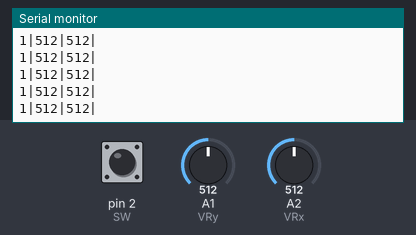
The sketch below on a simulated Arduino Uno, built with avr-gcc and run on an emulated ATmega328P. On the bench: the last lines printed to the serial monitor. The test bench sets the inputs (shaded band); at power-on: A1 (VRy) = 512, A2 (VRx) = 512, pin 2 (SW) HIGH.

Above: at 1.2 s.
1.3 s: A1 (VRy) set to 716
At 1.37 s:
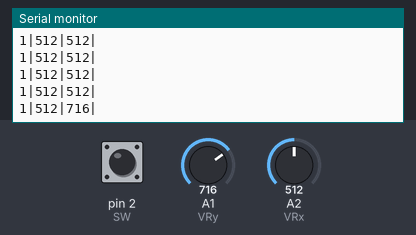
4.3 s: A2 (VRx) set to 716
At 4.38 s:
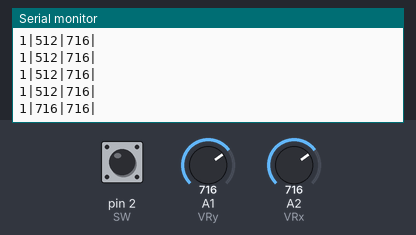
7.3 s: pin 2 (SW) pulled LOW for 0.25 s
At 7.59 s:
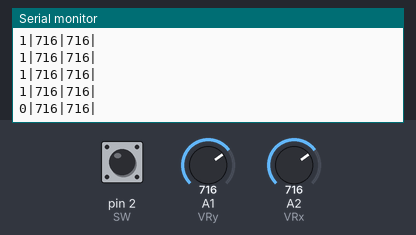
10.5 s: A1 (VRy) set to 900
At 10.6 s:
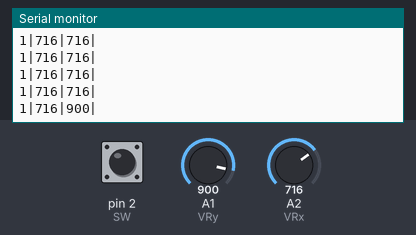
13.5 s: pin 2 (SW) pulled LOW for 1 s
At 13.81 s:
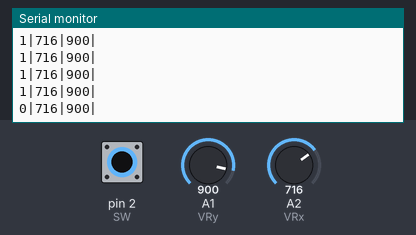
17.5 s: A2 (VRx) set to 900
At 17.62 s:
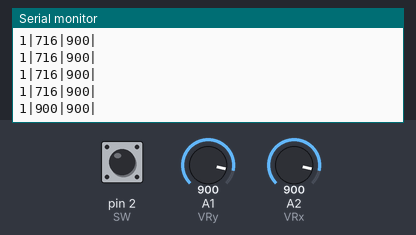
Timing chart, 0 to 20.5 s (numbered marks = the images above; inputs shaded):
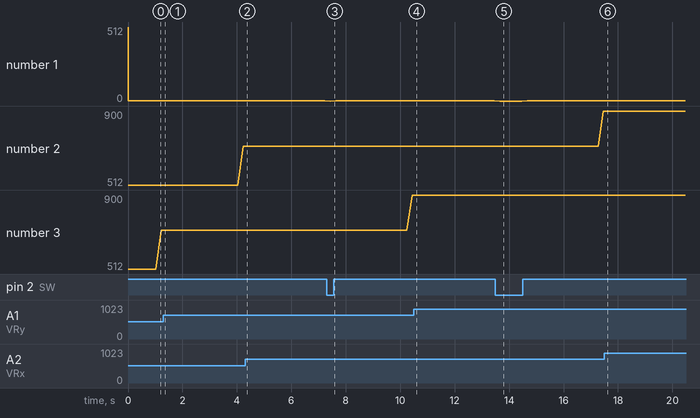

Measured:
- after the input at 7.3 s, the serial monitor: prints a new line after 0.14 s (image 3)
- after the input at 13.5 s, the serial monitor: prints a new line after 0.16 s (image 5)
- plotted number 2: 512 → 716 after the input at 1.3 s
- plotted number 3: 716 → 900 after the input at 7.3 s

The sketch:

TesteJoystick.ino
```cpp
#define VRx A2
#define VRy A1
#define SW 2

void setup() {
  // put your setup code here, to run once:
  pinMode(VRx, INPUT);
  pinMode(VRy, INPUT);
  pinMode(SW, INPUT);
  Serial.begin(9600);
}

void loop() {
  // put your main code here, to run repeatedly:
int valorVRx = analogRead(VRx);
int valorVRy = analogRead(VRy);
bool estadoSW = digitalRead(SW);
Serial.print("|");
Serial.print(valorVRx);
Serial.print("|");
Serial.print(valorVRy);
Serial.println("|");
Serial.print(estadoSW);
delay(200);


}
```
